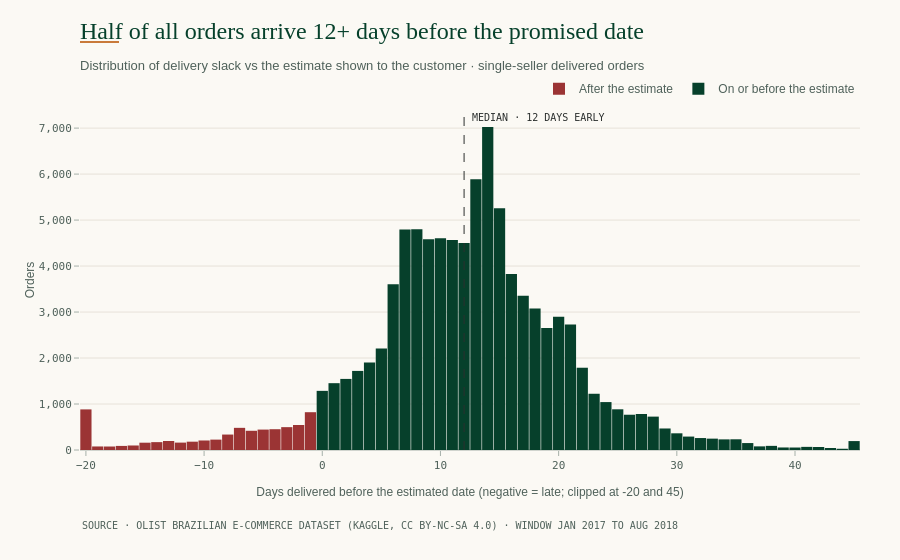

Notebook cell for this chart:
### Markdown cell above
The masking above can only happen if delivery estimates carry slack. The distribution of days between actual delivery and the estimate shows how much.

### Code cell
slack = q("""
    SELECT DATE_DIFF('day', CAST(delivered_customer_at AS DATE), CAST(estimated_delivery_at AS DATE)) AS slack_days
    FROM (SELECT DISTINCT order_id, delivered_customer_at, estimated_delivery_at
          FROM fct_order_items
          WHERE in_window AND is_single_seller AND delivered_customer_at IS NOT NULL
            AND NOT dq_customer_before_carrier)""")["slack_days"]
med_slack = slack.median()
pct_week_early = (slack >= 7).mean()
print(f"Median days delivered before the estimate: {med_slack:.0f}")
print(f"Delivered 7+ days before the estimate:     {pct_week_early:.1%}")
print(f"Delivered after the estimate:              {(slack < 0).mean():.1%}")

clip = slack.clip(-20, 45)
fig = go.Figure()
fig.add_histogram(x=clip[clip < 0], xbins=dict(start=-20.5, end=45.5, size=1), name="After the estimate",
                  marker_color=C["unfavorable"])
fig.add_histogram(x=clip[clip >= 0], xbins=dict(start=-20.5, end=45.5, size=1), name="On or before the estimate",
                  marker_color=C["forest_700"])
fig.add_vline(x=med_slack, line=dict(color=C["ink"], width=1, dash="dash"))
fig.add_annotation(x=med_slack, y=1, yref="paper", text=f"MEDIAN · {med_slack:.0f} DAYS EARLY", showarrow=False,
                   xanchor="left", xshift=6, yanchor="top", font=dict(family=MONO, size=10, color=C["ink"]))
fig.update_layout(barmode="overlay", bargap=0.05)
fig.update_xaxes(title="Days delivered before the estimated date (negative = late; clipped at -20 and 45)")
fig.update_yaxes(title="Orders", tickformat=",.0f")
finish(fig, f"Half of all orders arrive {med_slack:.0f}+ days before the promised date",
       "Distribution of delivery slack vs the estimate shown to the customer · single-seller delivered orders")
fig.show()
save(fig, "06_delivery_slack")

### Figure 1 — Plotly figure (JSON) as saved in the notebook; plotly's stock layout.template omitted (floating-point values rounded to 4 significant figures; data arrays with more than 128 entries replaced by an {"elided": "..."} marker saying what was removed)
{"data": [{"marker": {"color": "#9B3434"}, "name": "After the estimate", "type": "histogram", "x": {"elided": "6519 int values"}, "xbins": {"end": 45.5, "size": 1, "start": -20.5}}, {"marker": {"color": "#06402B"}, "name": "On or before the estimate", "type": "histogram", "x": {"elided": "88413 int values"}, "xbins": {"end": 45.5, "size": 1, "start": -20.5}}], "layout": {"annotations": [{"font": {"color": "#2B2F2E", "family": "IBM Plex Mono, Consolas, monospace", "size": 10}, "showarrow": false, "text": "MEDIAN · 12 DAYS EARLY", "x": 12, "xanchor": "left", "xshift": 6, "y": 1, "yanchor": "top", "yref": "paper"}, {"font": {"color": "#4F615A", "family": "IBM Plex Mono, Consolas, monospace", "size": 10}, "showarrow": false, "text": "SOURCE · OLIST BRAZILIAN E-COMMERCE DATASET (KAGGLE, CC BY-NC-SA 4.0) · WINDOW JAN 2017 TO AUG 2018", "x": 0, "xanchor": "left", "xref": "paper", "y": -0.2, "yanchor": "top", "yref": "paper"}], "bargap": 0.05, "barmode": "overlay", "shapes": [{"line": {"color": "#2B2F2E", "dash": "dash", "width": 1}, "type": "line", "x0": 12, "x1": 12, "xref": "x", "y0": 0, "y1": 1, "yref": "y domain"}, {"line": {"color": "#C97A3A", "width": 2}, "type": "line", "x0": 0, "x1": 0.05, "xref": "paper", "y0": 1.2, "y1": 1.2, "yref": "paper"}], "title": {"text": "Half of all orders arrive 12+ days before the promised date<br><span style='font-family:IBM Plex Sans, Arial, sans-serif;font-size:13px;color:#4F615A'>Distribution of delivery slack vs the estimate shown to the customer · single-seller delivered orders</span>"}, "xaxis": {"title": {"text": "Days delivered before the estimated date (negative = late; clipped at -20 and 45)"}}, "yaxis": {"tickformat": ",.0f", "title": {"text": "Orders"}}}}
